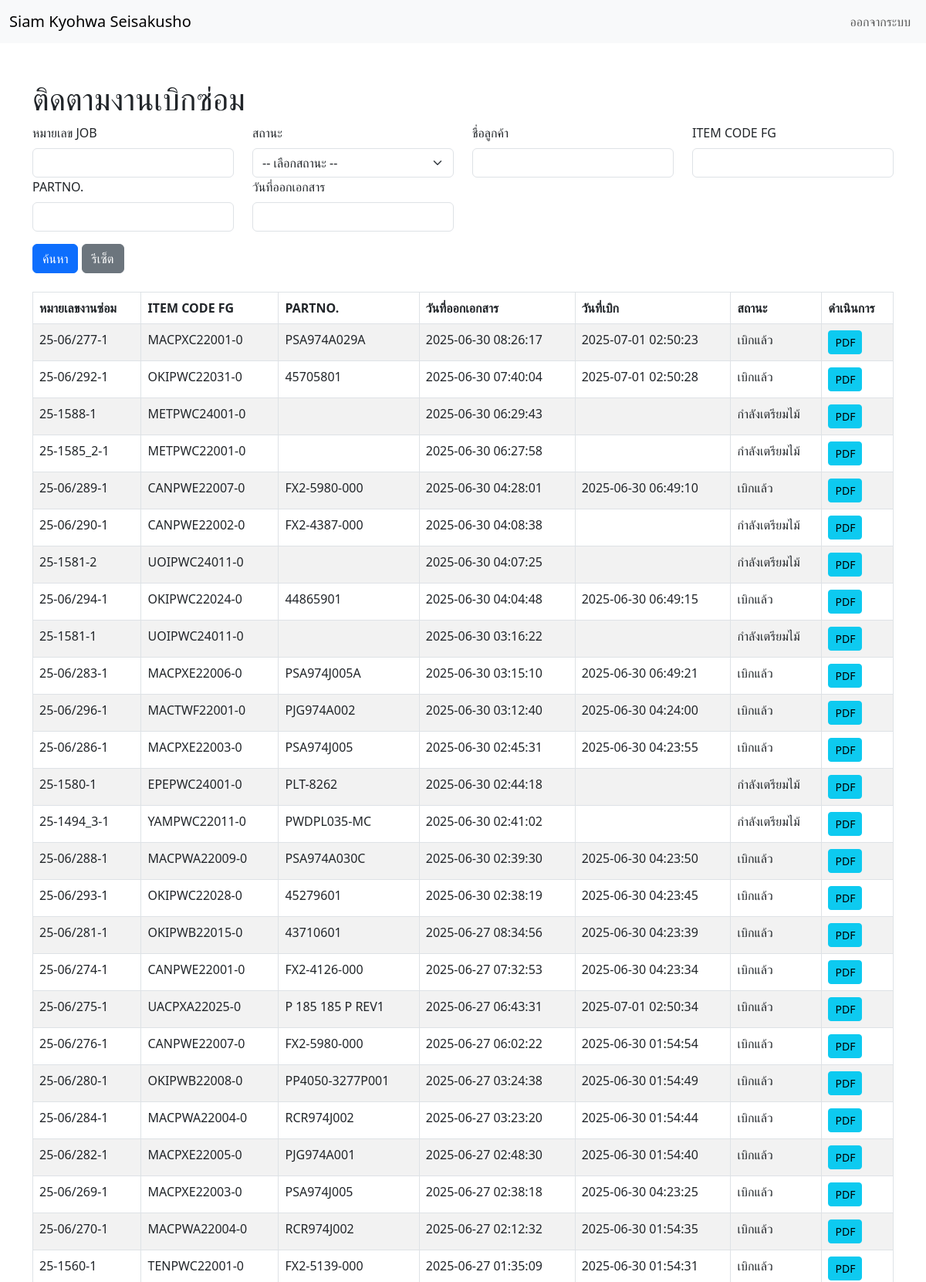
The page /check_status_issue_repair.php (upper part) on the database its author committed.
### tables this page shows
CREATE TABLE IF NOT EXISTS `repair_issue` (
  `repair_id` varchar(50) NOT NULL DEFAULT '',
  `job_id` varchar(50) NOT NULL,
  `part_quantity_reason` varchar(9999) NOT NULL,
  `created_at` timestamp NULL DEFAULT current_timestamp(),
  `create_by` varchar(50) DEFAULT NULL,
  `want_receive` date DEFAULT current_timestamp(),
  `issue_date` timestamp NULL DEFAULT NULL,
  `issued_by` varchar(50) DEFAULT NULL,
  `updated_at` timestamp NULL DEFAULT NULL,
  `status` enum('สั่งไม้','กำลังเตรียมไม้','รอเบิก','เบิกแล้ว','ยกเลิก') DEFAULT NULL,
  PRIMARY KEY (`repair_id`)
);

CREATE TABLE IF NOT EXISTS `prod_list` (
  `prod_id` int(11) NOT NULL AUTO_INCREMENT,
  `prod_code` varchar(50) DEFAULT NULL,
  `customer_id` int(11) DEFAULT NULL,
  `code_cus_size` text DEFAULT NULL,
  `prod_type` varchar(50) DEFAULT NULL,
  `prod_partno` varchar(50) DEFAULT NULL,
  `length` int(11) DEFAULT NULL,
  `width` int(11) DEFAULT NULL,
  `thickness` int(11) DEFAULT NULL,
  `prod_description` text DEFAULT NULL,
  PRIMARY KEY (`prod_id`)
);

### check_status_issue_repair.php (the view, shortened to what this page needs)
<?php
include 'config_db.php';
$limit = 100;
$page = isset($_GET['page']) ? (int) $_GET['page'] : 1;
$offset = ($page - 1) * $limit;
$sql = "SELECT repair_issue.*, wood_issue.prod_id, prod_list.prod_code, prod_list.prod_partno, customer.customer_name
        FROM repair_issue
        LEFT JOIN wood_issue ON repair_issue.job_id = wood_issue.job_id
        LEFT JOIN prod_list ON wood_issue.prod_id = prod_list.prod_id
        LEFT JOIN customer ON prod_list.customer_id = customer.customer_id";
$sql .= " ORDER BY created_at DESC LIMIT $limit OFFSET $offset";
$result = $conn->query($sql);
?>
<!DOCTYPE html>
<html lang="th">
<head>
    <link href="https://cdn.jsdelivr.net/npm/bootstrap@5.3.0-alpha1/dist/css/bootstrap.min.css" rel="stylesheet" />
    <link rel="stylesheet" href="https://cdn.jsdelivr.net/npm/daterangepicker/daterangepicker.css" />
</head>
<body>
<?php include 'navbar.php'; ?>
<div class="container mt-5">
    <h1>ติดตามงานเบิกซ่อม</h1>
    <form method="GET" action="">
        <div class="row mb-3">
            <div class="col-md-3">
                <label for="search_job_code" class="form-label">หมายเลข JOB</label>
                <input type="text" class="form-control" name="search_job_code" id="search_job_code" value="<?php echo isset($_GET['search_job_code']) ? $_GET['search_job_code'] : ''; ?>">
            </div>
            <div class="col-md-3">
                <label for="search_status" class="form-label">สถานะ</label>
                <select class="form-select" name="search_status" id="search_status">
                    <option value="" selected>-- เลือกสถานะ --</option>
                </select>
            </div>
            <div class="col-md-3">
                <label for="search_customer" class="form-label">ชื่อลูกค้า</label>
                <input type="text" class="form-control" name="search_customer" id="search_customer" value="<?php echo isset($_GET['search_customer']) ? $_GET['search_customer'] : ''; ?>">
            </div>
            <div class="col-md-3">
                <label for="search_prod_code" class="form-label">ITEM CODE FG</label>
                <input type="text" class="form-control" name="search_prod_code" id="search_prod_code" value="<?php echo isset($_GET['search_prod_code']) ? $_GET['search_prod_code'] : ''; ?>">
            </div>
            <div class="col-md-3">
                <label for="search_prod_partno" class="form-label">PARTNO.</label>
                <input type="text" class="form-control" name="search_prod_partno" id="search_prod_partno" value="<?php echo isset($_GET['search_prod_partno']) ? $_GET['search_prod_partno'] : ''; ?>">
            </div>
            <div class="col-md-3">
                <label for="search_date_created" class="form-label">วันที่ออกเอกสาร</label>
                <input type="text" class="form-control" name="search_date_created" id="search_date_created" value="<?php echo isset($_GET['search_date_created']) ? $_GET['search_date_created'] : ''; ?>" />
            </div>
        </div>
        <button type="submit" class="btn btn-primary">ค้นหา</button>
        <a href="check_status_issue_repair.php" class="btn btn-secondary">รีเซ็ต</a>
    </form>
    <br>
    <table class="table table-bordered table-striped">
        <thead>
            <tr>
                <th>หมายเลขงานซ่อม</th>
                <th>ITEM CODE FG</th>
                <th>PARTNO.</th>
                <th>วันที่ออกเอกสาร</th>
                <th>วันที่เบิก</th>
                <th>สถานะ</th>
                <th>ดำเนินการ</th>
            </tr>
        </thead>
        <tbody>
            <?php while ($row = $result->fetch_assoc()) {?>
                <tr>
                    <td><?php echo $row['repair_id']; ?></td>
                    <td><?php echo $row['prod_code']; ?></td>
                    <td><?php echo $row['prod_partno']; ?></td>
                    <td><?php echo $row['created_at']; ?></td>
                    <td><?php echo $row['issue_date']; ?></td>
                    <td><?php echo $row['status']; ?></td>
                    <td>
                        <a href="generate_repair_issue_pdf.php?repair_id=<?php echo $row['repair_id']; ?>" class="btn btn-info btn-sm" target="_blank">PDF</a>
                    </td>
                </tr>
            <?php }?>
        </tbody>
    </table>
</div>
</body>
</html>

### rows shown on the page
repair_issue: repair_id "25-06/277-1", prod_list.prod_code "MACPXC22001-0", prod_list.prod_partno "PSA974A029A", created_at "2025-06-30 08:26:17", issue_date "2025-07-01 02:50:23", status "เบิกแล้ว"
repair_issue: repair_id "25-06/292-1", prod_list.prod_code "OKIPWC22031-0", prod_list.prod_partno "45705801", created_at "2025-06-30 07:40:04", issue_date "2025-07-01 02:50:28", status "เบิกแล้ว"
repair_issue: repair_id "25-1588-1", prod_list.prod_code "METPWC24001-0", created_at "2025-06-30 06:29:43", status "กำลังเตรียมไม้"
repair_issue: repair_id "25-1585_2-1", prod_list.prod_code "METPWC22001-0", created_at "2025-06-30 06:27:58", status "กำลังเตรียมไม้"
repair_issue: repair_id "25-06/289-1", prod_list.prod_code "CANPWE22007-0", prod_list.prod_partno "FX2-5980-000", created_at "2025-06-30 04:28:01", issue_date "2025-06-30 06:49:10", status "เบิกแล้ว"
repair_issue: repair_id "25-06/290-1", prod_list.prod_code "CANPWE22002-0", prod_list.prod_partno "FX2-4387-000", created_at "2025-06-30 04:08:38", status "กำลังเตรียมไม้"
repair_issue: repair_id "25-1581-2", prod_list.prod_code "UOIPWC24011-0", created_at "2025-06-30 04:07:25", status "กำลังเตรียมไม้"
repair_issue: repair_id "25-06/294-1", prod_list.prod_code "OKIPWC22024-0", prod_list.prod_partno "44865901", created_at "2025-06-30 04:04:48", issue_date "2025-06-30 06:49:15", status "เบิกแล้ว"
repair_issue: repair_id "25-1581-1", prod_list.prod_code "UOIPWC24011-0", created_at "2025-06-30 03:16:22", status "กำลังเตรียมไม้"
repair_issue: repair_id "25-06/283-1", prod_list.prod_code "MACPXE22006-0", prod_list.prod_partno "PSA974J005A", created_at "2025-06-30 03:15:10", issue_date "2025-06-30 06:49:21", status "เบิกแล้ว"
repair_issue: repair_id "25-06/296-1", prod_list.prod_code "MACTWF22001-0", prod_list.prod_partno "PJG974A002", created_at "2025-06-30 03:12:40", issue_date "2025-06-30 04:24:00", status "เบิกแล้ว"
repair_issue: repair_id "25-06/286-1", prod_list.prod_code "MACPXE22003-0", prod_list.prod_partno "PSA974J005", created_at "2025-06-30 02:45:31", issue_date "2025-06-30 04:23:55", status "เบิกแล้ว"
repair_issue: repair_id "25-1580-1", prod_list.prod_code "EPEPWC24001-0", prod_list.prod_partno "PLT-8262", created_at "2025-06-30 02:44:18", status "กำลังเตรียมไม้"
repair_issue: repair_id "25-1494_3-1", prod_list.prod_code "YAMPWC22011-0", prod_list.prod_partno "PWDPL035-MC", created_at "2025-06-30 02:41:02", status "กำลังเตรียมไม้"
repair_issue: repair_id "25-06/288-1", prod_list.prod_code "MACPWA22009-0", prod_list.prod_partno "PSA974A030C", created_at "2025-06-30 02:39:30", issue_date "2025-06-30 04:23:50", status "เบิกแล้ว"
repair_issue: repair_id "25-06/293-1", prod_list.prod_code "OKIPWC22028-0", prod_list.prod_partno "45279601", created_at "2025-06-30 02:38:19", issue_date "2025-06-30 04:23:45", status "เบิกแล้ว"
repair_issue: repair_id "25-06/281-1", prod_list.prod_code "OKIPWB22015-0", prod_list.prod_partno "43710601", created_at "2025-06-27 08:34:56", issue_date "2025-06-30 04:23:39", status "เบิกแล้ว"
repair_issue: repair_id "25-06/274-1", prod_list.prod_code "CANPWE22001-0", prod_list.prod_partno "FX2-4126-000", created_at "2025-06-27 07:32:53", issue_date "2025-06-30 04:23:34", status "เบิกแล้ว"
repair_issue: repair_id "25-06/275-1", prod_list.prod_code "UACPXA22025-0", prod_list.prod_partno "P 185 185 P REV1", created_at "2025-06-27 06:43:31", issue_date "2025-07-01 02:50:34", status "เบิกแล้ว"
repair_issue: repair_id "25-06/276-1", prod_list.prod_code "CANPWE22007-0", prod_list.prod_partno "FX2-5980-000", created_at "2025-06-27 06:02:22", issue_date "2025-06-30 01:54:54", status "เบิกแล้ว"
repair_issue: repair_id "25-06/280-1", prod_list.prod_code "OKIPWB22008-0", prod_list.prod_partno "PP4050-3277P001", created_at "2025-06-27 03:24:38", issue_date "2025-06-30 01:54:49", status "เบิกแล้ว"
repair_issue: repair_id "25-06/284-1", prod_list.prod_code "MACPWA22004-0", prod_list.prod_partno "RCR974J002", created_at "2025-06-27 03:23:20", issue_date "2025-06-30 01:54:44", status "เบิกแล้ว"
repair_issue: repair_id "25-06/282-1", prod_list.prod_code "MACPXE22005-0", prod_list.prod_partno "PJG974A001", created_at "2025-06-27 02:48:30", issue_date "2025-06-30 01:54:40", status "เบิกแล้ว"
repair_issue: repair_id "25-06/269-1", prod_list.prod_code "MACPXE22003-0", prod_list.prod_partno "PSA974J005", created_at "2025-06-27 02:38:18", issue_date "2025-06-30 04:23:25", status "เบิกแล้ว"
repair_issue: repair_id "25-06/270-1", prod_list.prod_code "MACPWA22004-0", prod_list.prod_partno "RCR974J002", created_at "2025-06-27 02:12:32", issue_date "2025-06-30 01:54:35", status "เบิกแล้ว"
repair_issue: repair_id "25-1560-1", prod_list.prod_code "TENPWC22001-0", prod_list.prod_partno "FX2-5139-000", created_at "2025-06-27 01:35:09", issue_date "2025-06-30 01:54:31", status "เบิกแล้ว"
